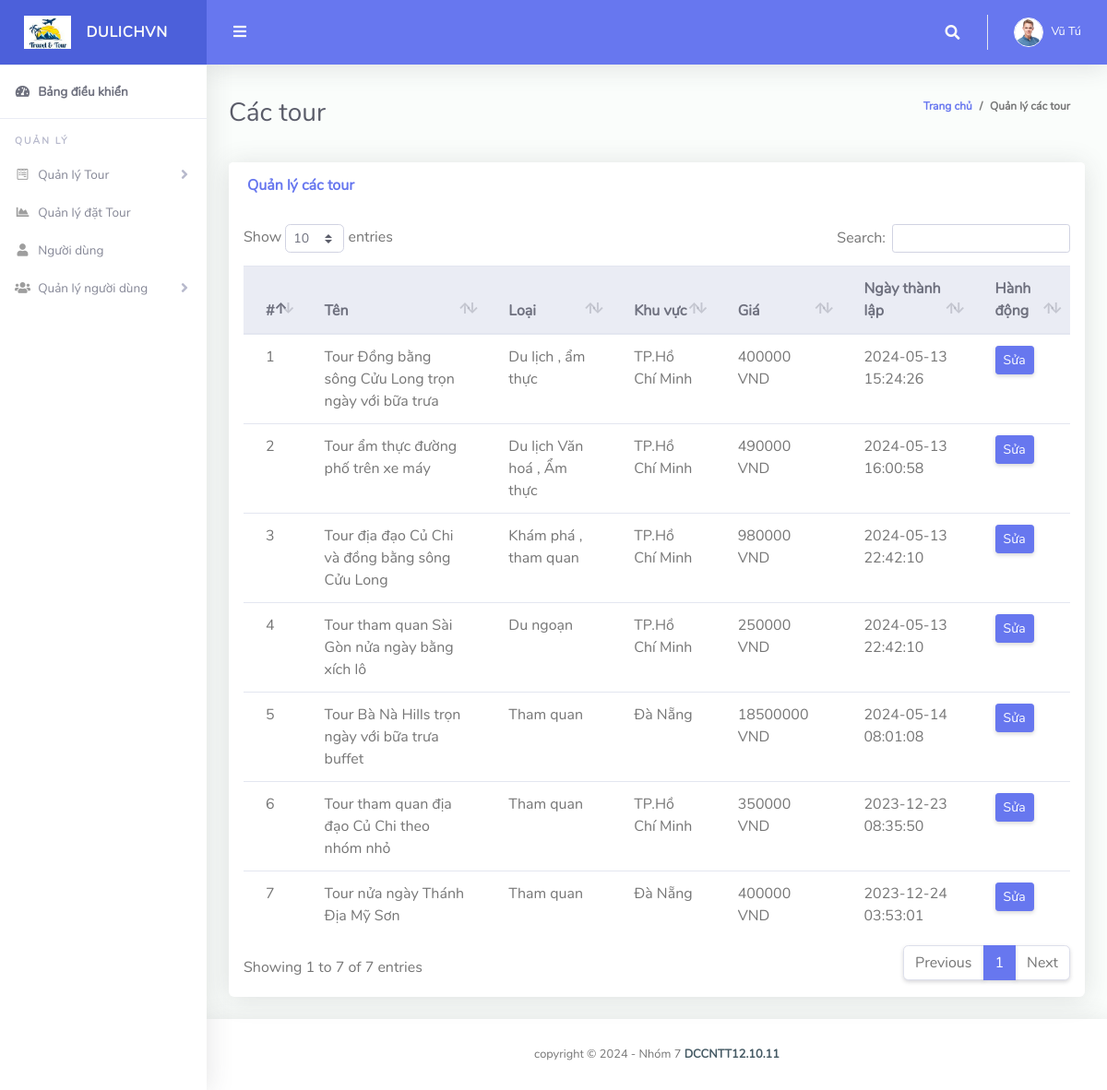
Page /tms/admin/manage_packages.php (signed in) on the committed database.
### tables this page shows
CREATE TABLE `tbltourpackages` (
  `PackageId` int(11) NOT NULL,
  `PackageName` varchar(200) DEFAULT NULL,
  `PackageType` varchar(150) DEFAULT NULL,
  `PackageLocation` varchar(100) DEFAULT NULL,
  `PackagePrice` int(11) DEFAULT NULL,
  `PackageFetures` varchar(255) DEFAULT NULL,
  `PackageDetails` mediumtext DEFAULT NULL,
  `PackageImage` varchar(100) DEFAULT NULL,
  `Creationdate` timestamp NULL DEFAULT current_timestamp(),
  `UpdationDate` timestamp NULL DEFAULT NULL ON UPDATE current_timestamp()
);

### tms/admin/manage_packages.php (the view, shortened to what this page needs)
<?php
include('includes/checklogin.php');
?>
<!DOCTYPE html>
<html lang="en">
<head>
    <link href="vendor/fontawesome-free/css/all.min.css" rel="stylesheet" type="text/css">
    <link href="vendor/bootstrap/css/bootstrap.min.css" rel="stylesheet" type="text/css">
    <link href="css/ruang-admin.min.css" rel="stylesheet">
    <link href="vendor/datatables/dataTables.bootstrap4.min.css" rel="stylesheet">
</head>
<body id="page-top">
    <div id="wrapper">
        <?php include('includes/sidebar.php');?>
        <div id="content-wrapper" class="d-flex flex-column">
            <div id="content">
                <?php include('includes/header.php');?>
                <div class="container-fluid" id="container-wrapper">
                    <div class="d-sm-flex align-items-center justify-content-between mb-4">
                        <h1 class="h3 mb-0 text-gray-800">Các tour</h1>
                        <ol class="breadcrumb">
                            <li class="breadcrumb-item"><a href="dashboard.php">Trang chủ</a></li>
                            <li class="breadcrumb-item active" aria-current="page">Quản lý các tour</li>
                        </ol>
                    </div>
                    <div class="row">
                        <div class="col-lg-12">
                            <div class="card mb-4">
                                <div
                                    class="card-header py-3 d-flex flex-row align-items-center justify-content-between">
                                    <h6 class="m-0 font-weight-bold text-primary">Quản lý các tour</h6>
                                </div>
                                <div class="table-responsive p-3">
                                    <table class="table align-items-center table-flush table-hover" id="dataTableHover">
                                        <thead class="thead-light">
                                            <tr>
                                                <th>#</th>
                                                <th>Tên</th>
                                                <th>Loại</th>
                                                <th>Khu vực</th>
                                                <th>Giá</th>
                                                <th>Ngày thành lập</th>
                                                <th>Hành động</th>
                                            </tr>
                                        </thead>
                                        <tbody>
                                            <?php $sql = "SELECT * from tbltourpackages";
                      $query = $dbh -> prepare($sql);
                      $query->execute();
                      $results=$query->fetchAll(PDO::FETCH_OBJ);
                      $cnt=1;
                      if($query->rowCount() > 0)
                      {
                        foreach($results as $result)
                        {
                          ?>
                                            <tr>
                                                <td><?php echo htmlentities($cnt);?></td>
                                                <td><?php echo htmlentities($result->PackageName);?></td>
                                                <td><?php echo htmlentities($result->PackageType);?></td>
                                                <td><?php echo htmlentities($result->PackageLocation);?></td>
                                                <td><?php echo htmlentities($result->PackagePrice);?> VND</td>
                                                <td><?php echo htmlentities($result->Creationdate);?></td>
                                                <td><a
                                                        href="update_packages.php?pid=<?php echo htmlentities($result->PackageId);?>"><button
                                                            type="button"
                                                            class="btn btn-primary btn-sm">Sửa</button></a></td>
                                            </tr>
                                            <?php
                          $cnt=$cnt+1;
                        }
                      }?>
                                        </tbody>
                                    </table>
                                </div>
                            </div>
                        </div>
                    </div>
                </div>
            </div>
            <?php include('includes/footer.php');?>
        </div>
    </div>
</body>
</html>

### tms/admin/includes/header.php (shortened to what this page needs)
<nav class="navbar navbar-expand navbar-light bg-navbar topbar mb-4 static-top">
    <button id="sidebarToggleTop" class="btn btn-link rounded-circle mr-3">
        <i class="fa fa-bars"></i>
    </button>
    <ul class="navbar-nav ml-auto">
        <li class="nav-item dropdown no-arrow">
            <a class="nav-link dropdown-toggle" href="#" id="searchDropdown" role="button" data-toggle="dropdown"
                aria-haspopup="true" aria-expanded="false">
                <i class="fas fa-search fa-fw"></i>
            </a>
        </li>
        <li class="nav-item dropdown no-arrow">
            <?php
     $aid=$_SESSION['odmsaid'];
     $sql="SELECT * from  tbladmin where ID=:aid";
     $query = $dbh -> prepare($sql);
     $query->bindParam(':aid',$aid,PDO::PARAM_STR);
     $query->execute();
     $results=$query->fetchAll(PDO::FETCH_OBJ);
     if($query->rowCount() > 0)
     {
       foreach($results as $row)
       {
         ?>
            <a class="nav-link dropdown-toggle" href="#" id="userDropdown" role="button" data-toggle="dropdown"
                aria-haspopup="true" aria-expanded="false">
                <?php
          if($row->Photo=="avatar15.jpg")
          {
           ?>
                <img class="img-profile rounded-circle" src="img/avatar15.jpg" style="max-width: 60px">
                <?php
         } else {
           ?>
                <img class="img-profile rounded-circle" src="profileimages/<?php  echo $row->Photo;?>"
                    style="max-width: 60px">
                <?php
         } ?>
                <span class="ml-2 d-none d-lg-inline text-white small"><?php  echo $row->FirstName;?>
                    <?php  echo $row->LastName;?></span>
            </a>
            <?php
     }
   } ?>
        </li>
    </ul>
</nav>

### rows in the picture
tbltourpackages: PackageName "Tour Đồng bằng sông Cửu Long trọn ngày với bữa trưa", PackageType "Du lịch , ẩm thực", PackageLocation "TP.Hồ Chí Minh", PackagePrice "400000", Creationdate "2024-05-13 15:24:26"
tbltourpackages: PackageName "Tour ẩm thực đường phố trên xe máy", PackageType "Du lịch Văn hoá , Ẩm thực", PackageLocation "TP.Hồ Chí Minh", PackagePrice "490000", Creationdate "2024-05-13 16:00:58"
tbltourpackages: PackageName "Tour địa đạo Củ Chi và đồng bằng sông Cửu Long", PackageType "Khám phá , tham quan", PackageLocation "TP.Hồ Chí Minh", PackagePrice "980000", Creationdate "2024-05-13 22:42:10"
tbltourpackages: PackageName "Tour tham quan Sài Gòn nửa ngày bằng xích lô", PackageType "Du ngoạn", PackageLocation "TP.Hồ Chí Minh", PackagePrice "250000", Creationdate "2024-05-13 22:42:10"
tbltourpackages: PackageName "Tour Bà Nà Hills trọn ngày với bữa trưa buffet", PackageType "Tham quan", PackageLocation "Đà Nẵng", PackagePrice "18500000", Creationdate "2024-05-14 08:01:08"
tbltourpackages: PackageName "Tour tham quan địa đạo Củ Chi theo nhóm nhỏ", PackageType "Tham quan", PackageLocation "TP.Hồ Chí Minh", PackagePrice "350000", Creationdate "2023-12-23 08:35:50"
tbltourpackages: PackageName "Tour nửa ngày Thánh Địa Mỹ Sơn", PackageType "Tham quan", PackageLocation "Đà Nẵng", PackagePrice "400000", Creationdate "2023-12-24 03:53:01"

### other values in the picture
$row->FirstName "Vũ"
$row->LastName "Tú"
